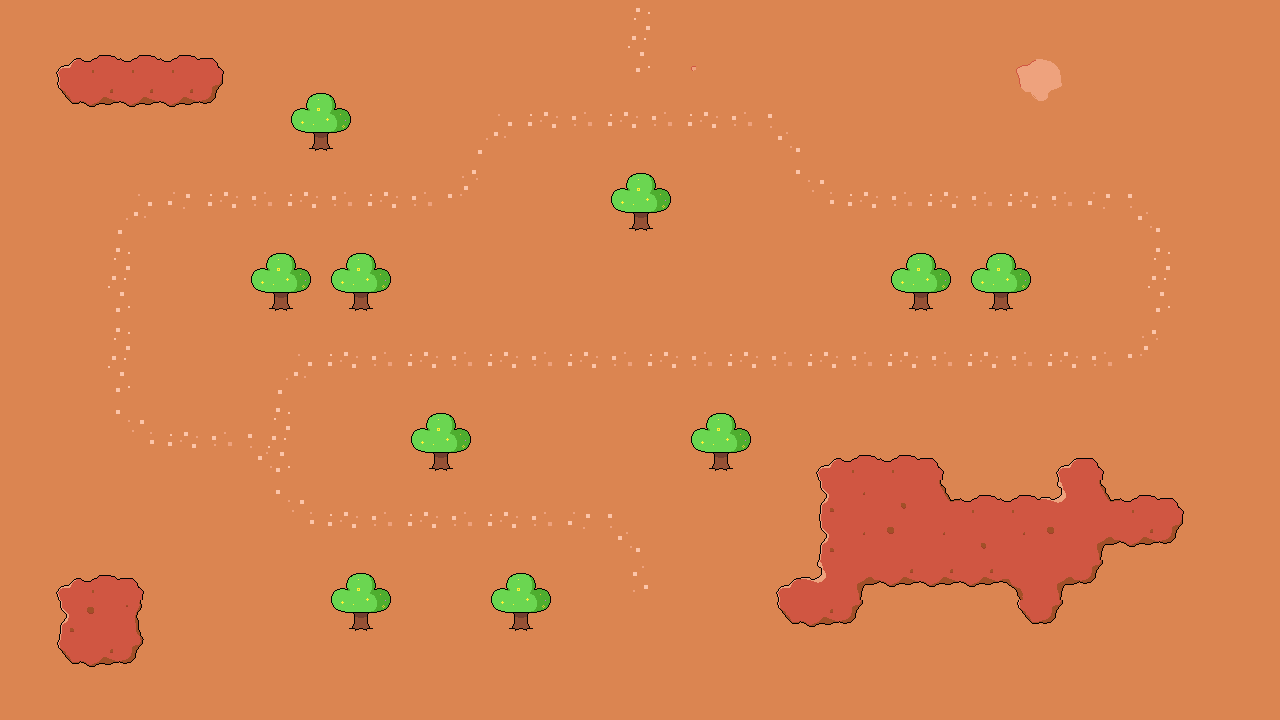

The image is a tile-based game level rendered from a .tmx file. Its description and complete source (layers, tilesets, objects, tile grids) follow:
An orthogonal 32x18 tile map with 40x40 px tiles, 3 tile layers (base, nav, tree), 3 tilesets and 38 objects.

<map version="1.0" tiledversion="2018.08.06" orientation="orthogonal" renderorder="right-down" width="32" height="18" tilewidth="40" tileheight="40" infinite="0" nextlayerid="9" nextobjectid="133">
 <tileset firstgid="1" source="base.tsx" />
 <tileset firstgid="25" source="path.tsx" />
 <tileset firstgid="33" source="tree.tsx" />
 <layer id="1" name="base" width="32" height="18">
  <data encoding="csv">
22,22,22,22,22,22,22,22,22,22,22,22,22,22,22,22,22,22,22,22,22,22,22,22,22,22,22,22,22,22,22,22,
22,1,3,3,3,2,22,22,22,22,22,22,22,22,22,22,22,18,22,22,22,22,22,22,22,5,6,22,22,22,22,22,
22,7,9,9,9,8,22,22,22,22,22,22,22,22,22,22,22,22,22,22,22,22,22,22,22,11,12,22,22,22,22,22,
22,22,22,22,22,22,22,22,22,22,22,22,22,22,22,22,22,22,22,22,22,22,22,22,22,22,22,22,22,22,22,22,
22,22,22,22,22,22,22,22,22,22,22,22,22,22,22,22,22,22,22,22,22,22,22,22,22,22,22,22,22,22,22,22,
22,22,22,22,22,22,22,22,22,22,22,22,22,22,22,22,22,22,22,22,22,22,22,22,22,22,22,22,22,22,22,22,
22,22,22,22,22,22,22,22,22,22,22,22,22,22,22,22,22,22,22,22,22,22,22,22,22,22,22,22,22,22,22,22,
22,22,22,22,22,22,22,22,22,22,22,22,22,22,22,22,22,22,22,22,22,22,22,22,22,22,22,22,22,22,22,22,
22,22,22,22,22,22,22,22,22,22,22,22,22,22,22,22,22,22,22,22,22,22,22,22,22,22,22,22,22,22,22,22,
22,22,22,22,22,22,22,22,22,22,22,22,22,22,22,22,22,22,22,22,22,22,22,22,22,22,22,22,22,22,22,22,
22,22,22,22,22,22,22,22,22,22,22,22,22,22,22,22,22,22,22,22,22,22,22,22,22,22,22,22,22,22,22,22,
22,22,22,22,22,22,22,22,22,22,22,22,22,22,22,22,22,22,22,22,1,3,3,2,22,22,1,2,22,22,22,22,
22,22,22,22,22,22,22,22,22,22,22,22,22,22,22,22,22,22,22,22,13,21,16,4,3,3,10,4,3,2,22,22,
22,22,22,22,22,22,22,22,22,22,22,22,22,22,22,22,22,22,22,22,13,21,15,21,16,21,15,20,9,8,22,22,
22,1,3,2,22,22,22,22,22,22,22,22,22,22,22,22,22,22,22,1,10,20,9,9,9,19,20,8,22,22,22,22,
22,13,15,14,22,22,22,22,22,22,22,22,22,22,22,22,22,22,22,7,9,8,22,22,22,7,8,22,22,22,22,22,
22,7,9,8,22,22,22,22,22,22,22,22,22,22,22,22,22,22,22,22,22,22,22,22,22,22,22,22,22,22,22,22,
22,22,22,22,22,22,22,22,22,22,22,22,22,22,22,22,22,22,22,22,22,22,22,22,22,22,22,22,22,22,22,22
</data>
 </layer>
 <layer id="3" name="nav" width="32" height="18">
  <data encoding="csv">
0,0,0,0,0,0,0,0,0,0,0,0,0,0,0,0,0,0,0,0,0,0,0,0,0,0,0,0,0,0,0,0,
0,0,0,0,0,0,0,0,0,0,0,0,0,0,0,26,0,0,0,0,0,0,0,0,0,0,0,0,0,0,0,0,
0,0,0,0,0,0,0,0,0,0,0,0,0,0,0,0,0,0,0,0,0,0,0,0,0,0,0,0,0,0,0,0,
0,0,0,0,0,0,0,0,0,0,0,27,0,25,0,25,0,25,0,28,0,0,0,0,0,0,0,0,0,0,0,0,
0,0,0,0,0,0,0,0,0,0,0,0,0,0,0,0,0,0,0,0,0,0,0,0,0,0,0,0,0,0,0,0,
0,0,27,0,31,25,0,25,0,25,0,30,0,0,0,0,0,0,0,29,0,25,0,25,0,25,0,31,28,0,0,0,
0,0,0,0,0,0,0,0,0,0,0,0,0,0,0,0,0,0,0,0,0,0,0,0,0,0,0,0,0,0,0,0,
0,0,26,0,0,0,0,0,0,0,0,0,0,0,0,0,0,0,0,0,0,0,0,0,0,0,0,0,26,0,0,0,
0,0,0,0,0,0,0,0,0,0,0,0,0,0,0,0,0,0,0,0,0,0,0,0,0,0,0,0,0,0,0,0,
0,0,26,0,0,0,27,0,25,0,25,0,25,0,25,0,25,0,25,0,25,0,25,0,25,0,25,0,30,0,0,0,
0,0,0,0,0,0,0,0,0,0,0,0,0,0,0,0,0,0,0,0,0,0,0,0,0,0,0,0,0,0,0,0,
0,0,29,0,25,0,28,0,0,0,0,0,0,0,0,0,0,0,0,0,0,0,0,0,0,0,0,0,0,0,0,0,
0,0,0,0,0,0,0,0,0,0,0,0,0,0,0,0,0,0,0,0,0,0,0,0,0,0,0,0,0,0,0,0,
0,0,0,0,0,0,29,0,25,0,25,0,25,0,31,28,0,0,0,0,0,0,0,0,0,0,0,0,0,0,0,0,
0,0,0,0,0,0,0,0,0,0,0,0,0,0,0,0,0,0,0,0,0,0,0,0,0,0,0,0,0,0,0,0,
0,0,0,0,0,0,0,0,0,0,0,0,0,0,0,32,0,0,0,0,0,0,0,0,0,0,0,0,0,0,0,0,
0,0,0,0,0,0,0,0,0,0,0,0,0,0,0,0,0,0,0,0,0,0,0,0,0,0,0,0,0,0,0,0,
0,0,0,0,0,0,0,0,0,0,0,0,0,0,0,0,0,0,0,0,0,0,0,0,0,0,0,0,0,0,0,0
</data>
 </layer>
 <layer id="5" name="tree" width="32" height="18">
  <data encoding="csv">
0,0,0,0,0,0,0,0,0,0,0,0,0,0,0,0,0,0,0,0,0,0,0,0,0,0,0,0,0,0,0,0,
0,0,0,0,0,0,0,0,0,0,0,0,0,0,0,0,0,0,0,0,0,0,0,0,0,0,0,0,0,0,0,0,
0,0,0,0,0,0,0,0,0,0,0,0,0,0,0,0,0,0,0,0,0,0,0,0,0,0,0,0,0,0,0,0,
0,0,0,0,0,0,0,33,0,0,0,0,0,0,0,0,0,0,0,0,0,0,0,0,0,0,0,0,0,0,0,0,
0,0,0,0,0,0,0,0,0,0,0,0,0,0,0,0,0,0,0,0,0,0,0,0,0,0,0,0,0,0,0,0,
0,0,0,0,0,0,0,0,0,0,0,0,0,0,0,33,0,0,0,0,0,0,0,0,0,0,0,0,0,0,0,0,
0,0,0,0,0,0,0,0,0,0,0,0,0,0,0,0,0,0,0,0,0,0,0,0,0,0,0,0,0,0,0,0,
0,0,0,0,0,0,33,0,33,0,0,0,0,0,0,0,0,0,0,0,0,0,33,0,33,0,0,0,0,0,0,0,
0,0,0,0,0,0,0,0,0,0,0,0,0,0,0,0,0,0,0,0,0,0,0,0,0,0,0,0,0,0,0,0,
0,0,0,0,0,0,0,0,0,0,0,0,0,0,0,0,0,0,0,0,0,0,0,0,0,0,0,0,0,0,0,0,
0,0,0,0,0,0,0,0,0,0,0,0,0,0,0,0,0,0,0,0,0,0,0,0,0,0,0,0,0,0,0,0,
0,0,0,0,0,0,26,0,0,0,33,0,0,0,0,0,0,33,0,0,0,0,0,0,0,0,0,0,0,0,0,0,
0,0,0,0,0,0,0,0,0,0,0,0,0,0,0,0,0,0,0,0,0,0,0,0,0,0,0,0,0,0,0,0,
0,0,0,0,0,0,0,0,0,0,0,0,0,0,0,0,0,0,0,0,0,0,0,0,0,0,0,0,0,0,0,0,
0,0,0,0,0,0,0,0,0,0,0,0,0,0,0,0,0,0,0,0,0,0,0,0,0,0,0,0,0,0,0,0,
0,0,0,0,0,0,0,0,33,0,0,0,33,0,0,0,0,0,0,0,0,0,0,0,0,0,0,0,0,0,0,0,
0,0,0,0,0,0,0,0,0,0,0,0,0,0,0,0,0,0,0,0,0,0,0,0,0,0,0,0,0,0,0,0,
0,0,0,0,0,0,0,0,0,0,0,0,0,0,0,0,0,0,0,0,0,0,0,0,0,0,0,0,0,0,0,0
</data>
 </layer>
 <objectgroup id="4" name="path">
  <object id="95" x="659" y="-20" />
  <object id="96" x="662" y="58" />
  <object id="97" x="499" y="59" />
  <object id="98" x="501" y="141" />
  <object id="99" x="141" y="141" />
  <object id="100" x="139" y="379" height="1" />
  <object id="101" x="302" y="378" />
  <object id="102" x="300" y="456" />
  <object id="103" x="662" y="459" />
  <object id="104" x="660" y="539" />
 </objectgroup>
 <objectgroup id="8" name="path1">
  <object id="106" x="661" y="-21" />
  <object id="107" x="660" y="62" />
  <object id="108" x="820" y="59" />
  <object id="109" x="819" y="140" />
  <object id="110" x="1181" y="139" />
  <object id="111" x="1181" y="302" />
  <object id="112" x="301" y="303" />
  <object id="113" x="299" y="461" />
  <object id="116" x="660" y="461" />
  <object id="117" x="658" y="540" />
 </objectgroup>
 <objectgroup id="2" name="towerbase">
  <object id="119" x="418" y="100">
   <ellipse />
  </object>
  <object id="120" x="901" y="100">
   <ellipse />
  </object>
  <object id="121" x="1100" y="260">
   <ellipse />
  </object>
  <object id="122" x="861" y="261">
   <ellipse />
  </object>
  <object id="123" x="740" y="179">
   <ellipse />
  </object>
  <object id="124" x="580" y="178">
   <ellipse />
  </object>
  <object id="125" x="660" y="258">
   <ellipse />
  </object>
  <object id="126" x="458" y="258">
   <ellipse />
  </object>
  <object id="127" x="222" y="260">
   <ellipse />
  </object>
  <object id="128" x="220" y="339">
   <ellipse />
  </object>
  <object id="129" x="380" y="418">
   <ellipse />
  </object>
  <object id="130" x="539" y="418">
   <ellipse />
  </object>
  <object id="131" x="738" y="500">
   <ellipse />
  </object>
  <object id="132" x="217" y="498">
   <ellipse />
  </object>
 </objectgroup>
 <objectgroup id="6" name="fungus">
  <object id="30" x="59" y="189">
   <point />
  </object>
  <object id="32" x="61" y="337">
   <point />
  </object>
  <object id="71" x="62" y="503">
   <point />
  </object>
 </objectgroup>
 <objectgroup id="7" name="airship">
  <object id="33" x="659" y="621">
   <ellipse />
  </object>
 </objectgroup>
</map>